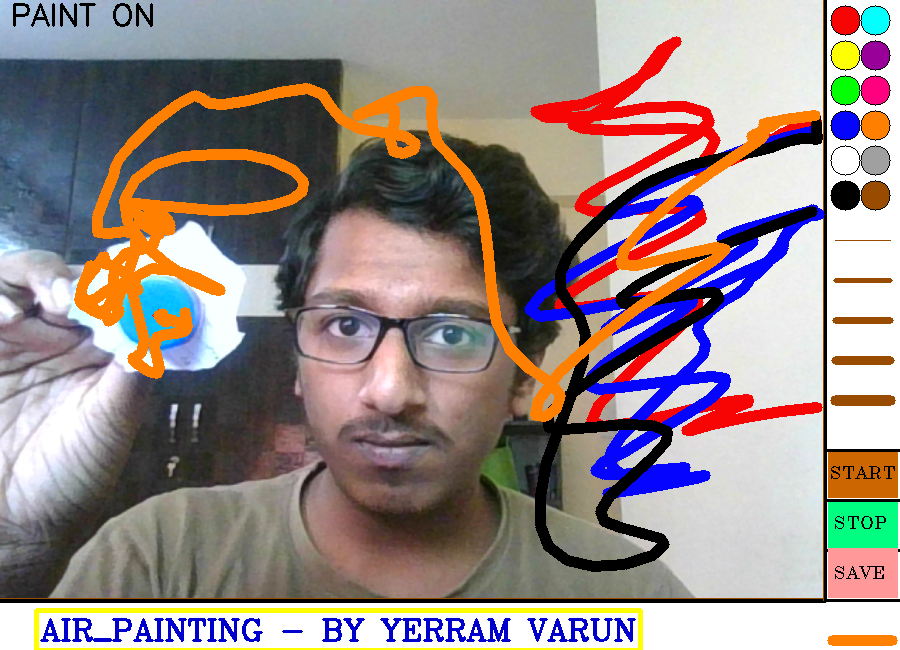
#> input picture Sample.png, 900 x 650 px, given in place of the camera
$ python hsv_check.py
#> lines starting #> are read from the running program, lines starting #| are printed output that depends on the picture; after the words box and inside, x2 and y2 are one past the last pixel; in counts of white or black regions, pixels touching at a corner belong together
# checks if the lower and upper bounds work

import cv2
import numpy as np
import time
w = 100
h = 200
x1 = 117
y = 103
lower_bound = np.array([75,170,243])
upper_bound = np.array([130,255, 255])
values = np.array([])


cap = cv2.VideoCapture(0)

while True:

    ret, frame = cap.read()
#> frame is the input picture: shape (650, 900, 3); mean B, G, R 134.5, 137.3, 151.2
    frame = cv2.flip(frame, 1)
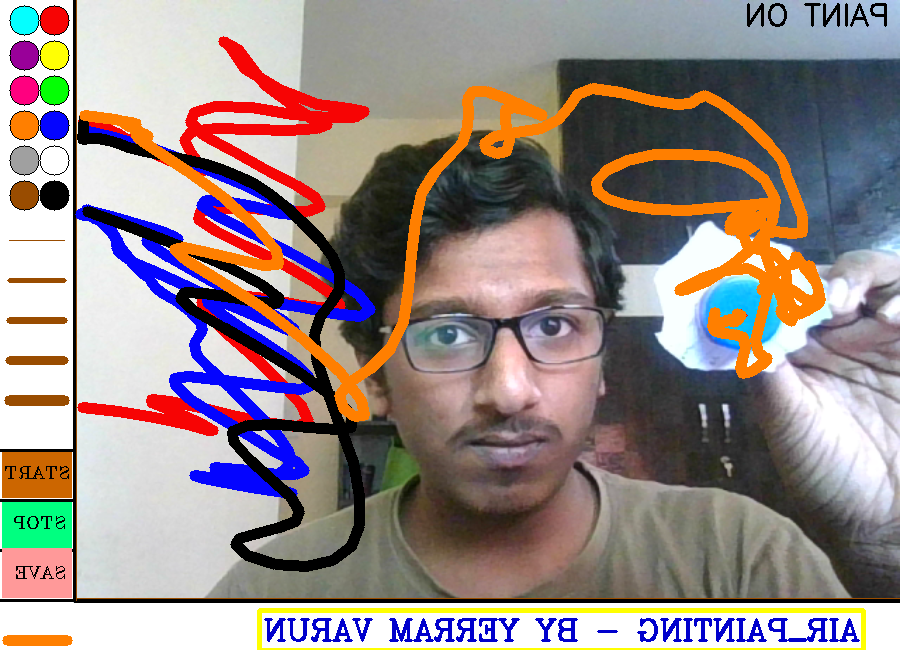
#> frame: shape (650, 900, 3); mean B, G, R 134.5, 137.3, 151.2
    #frame = cv2.GaussianBlur(frame, (5,5),0)
    cv2.imshow('feed', frame)
    kernel = np.ones((5, 5), np.uint8)
    frame = cv2.dilate(frame, kernel, iterations=2)
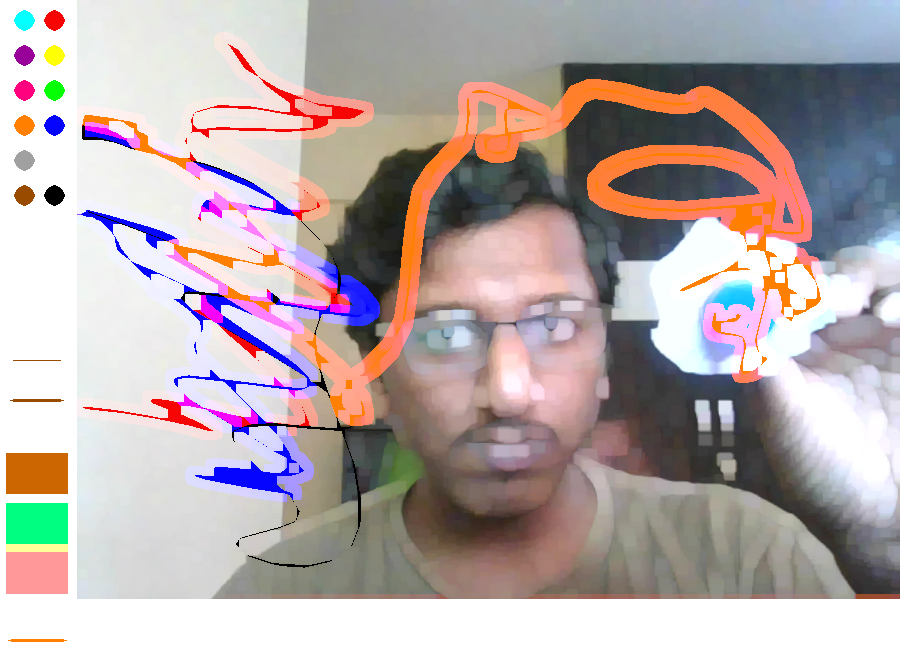
#> frame: shape (650, 900, 3); mean B, G, R 169.2, 168.9, 182.3
    frame = cv2.morphologyEx(frame, cv2.MORPH_CLOSE, kernel)
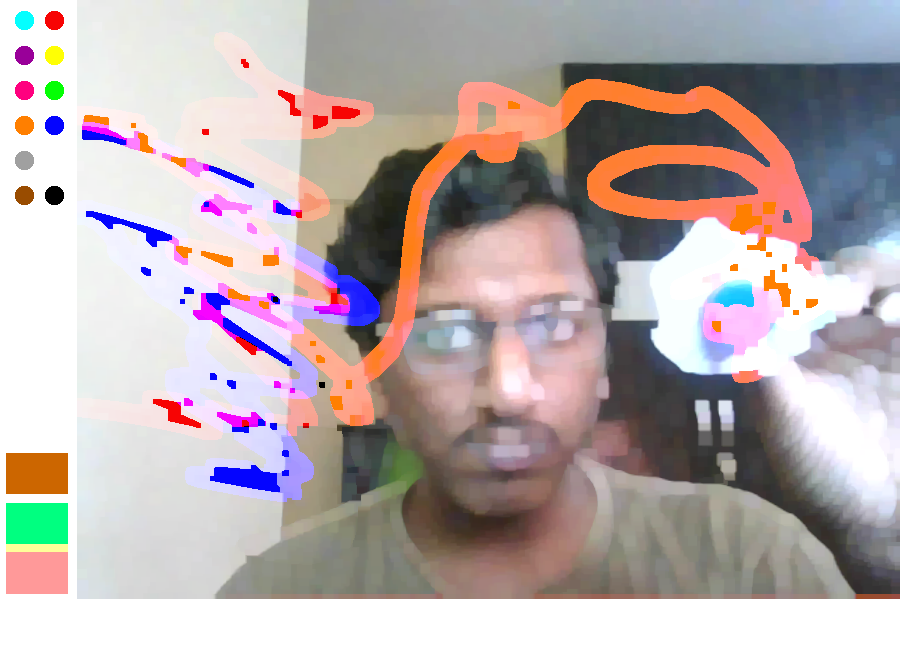
#> frame: shape (650, 900, 3); mean B, G, R 171.5, 170.8, 183.7
    frame_hsv = cv2.cvtColor(frame, cv2.COLOR_BGR2HSV)
#> frame_hsv: shape (650, 900, 3); mean H, S, V 52.9, 45.1, 194
    mask = cv2.inRange(frame_hsv, lower_bound, upper_bound)
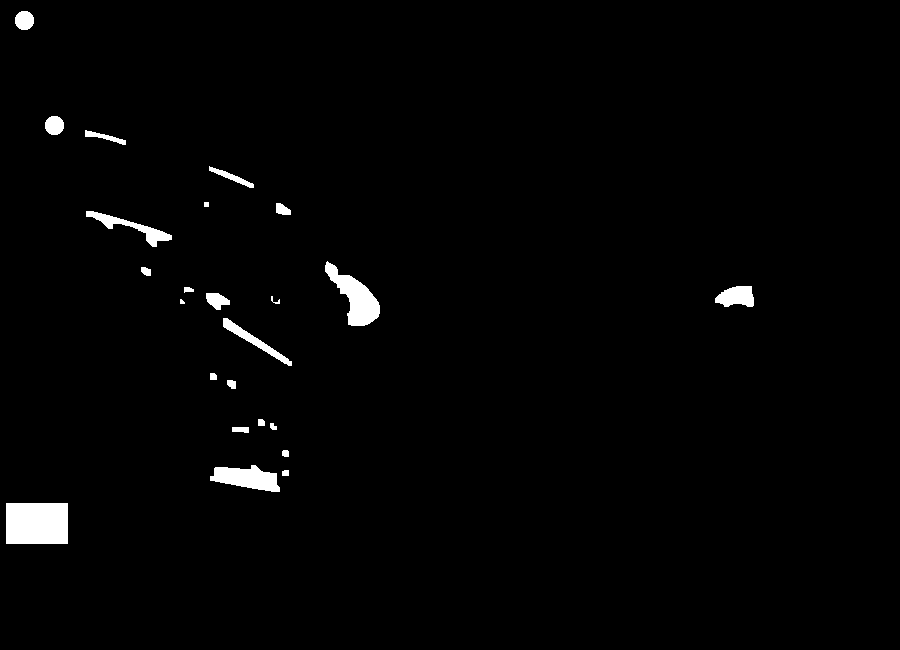
#> mask: shape (650, 900); 1.6% white; 24 white regions (1 under 20 px), largest, box (x1, y1, x2, y2) and area: (6, 503, 68, 544) 2542, (325, 261, 380, 326) 1542, (210, 465, 280, 492) 1191
    res = cv2.bitwise_and(frame, frame, mask = mask)
    cv2.imshow('mask', mask)


    if cv2.waitKey(1) == 27:
#> (key Esc is pressed here)
        break

cap.release()
cv2.destroyAllWindows()
